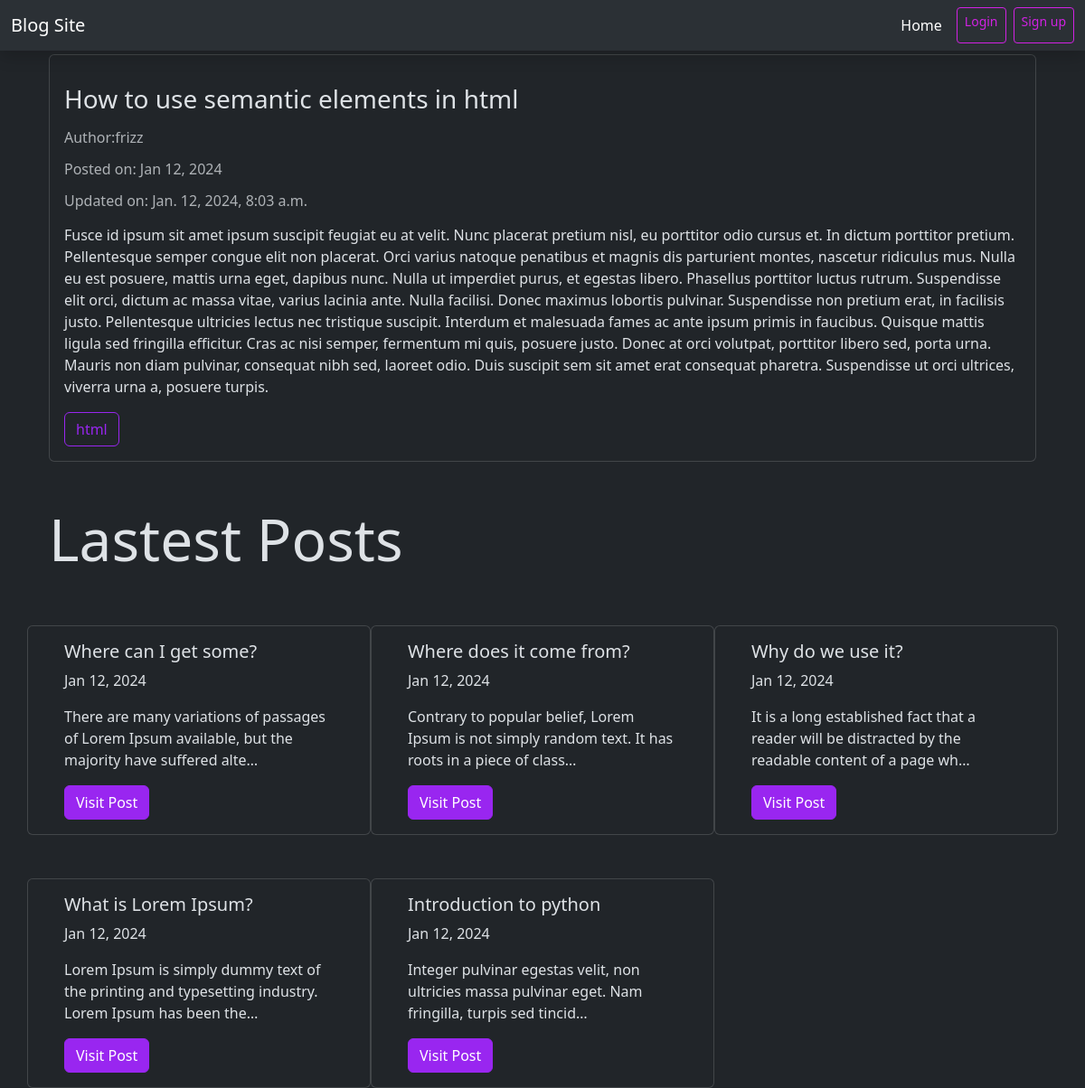
/blog/how-to-use-semantic-elements-in-html/, run on the app's committed database.
### blog/models.py (models this page shows)
class Post(models.Model):
    title = models.CharField(max_length =255)
    body = models.TextField()
    slug = models.SlugField(max_length = 255, blank=True, default='')
    date = models.DateTimeField(auto_now_add = True, null=True)
    updated = models.DateTimeField(auto_now=True, null=True)
    author = models.ForeignKey(User, null=True, blank=True, on_delete = models.CASCADE)
    image = models.ImageField(default='',blank=True, upload_to='images')
    image_thumbnail = ImageSpecField(source='image', processors=[ResizeToFill(1200,300)], format = 'JPEG', options={'quality': 60})
    tags = TaggableManager()
    def __str__(self):
        return self.title
    """
    By overriding the save method, we can execute custom logic before
    the object is stored in the database.
    """
    def save(self, *args, **kwargs):
        self.slug = slugify(self.title)
        super().save(*args, **kwargs)
    def get_absolute_url(self):
        return reverse('blog:detail', args=[str(self.slug)])

### blog/views.py (the view)
# urls.py: path('<slug:slug>/',views.details,name='detail'),
def details(request, slug=None):
    post  = get_object_or_404(Post, slug=slug)
    content = {
        'section':'blog_detail',
        'post':post
    }
    return render(request, "blog/detail.html",content)

### blog/context_processors.py (called while the page is built)
def latest_posts(request):
    posts = Post.objects.filter().order_by('-date')[:5]
    return {'latest_posts':posts}

### templates/blog/detail.html (shortened to what this page needs)
{% extends '../base.html'%}
{% block content %}
<div class="container mb-5">
  <div class="card col-12">
    <div class="card-body">
      <h3 class="card-title mt-3">{{post}}</h3>
      {% if post.author %}
      <h6 class="card-subtitle my-3 text-body-secondary">
        Author:{{post.author}}
      </h6>
      {% endif %}
      <h6 class="card-subtitle my-3 text-body-secondary">
        Posted on: {{post.date|date:"M j, Y"}}
      </h6>
      <h6 class="card-subtitle my-3 text-body-secondary">
        Updated on: {{post.updated}}
      </h6>
      <p class="card-text">{{post.body}}</p>
      {% if post.tags %}
      <div class="btn-group" role="group" aria-label="Basic outlined example">
        {% for tag in post.tags.all %}
        <a
          href="{% url 'blog:posts_by_tag' tag.slug %}"
          class="btn btn-outline-primary"
          >{{tag}}</a
        >
        {% endfor %}
      </div>
      {% endif %}
    </div>
  </div>
</div>
{% endblock %}

### templates/blog/_post_list.html
<div class="container">
  <div class="row g-5">
    <h1 class="display-3 mt-5">Lastest Posts</h1>
    {% for post in latest_posts %}
    <div class="card col-md-4">
      <div class="card-body">
        <h5 class="card-title">{{post.title}}</h5>
        <p class="card-text">{{post.date|date:"M j, Y"}}</p>
        <p class="card-text">{{post.body|truncatechars:100}}</p>
        <a href="{{ post.get_absolute_url }}" class="btn btn-primary"
          >Visit Post</a
        >
      </div>
    </div>
    {% endfor %}
  </div>
</div>

### data on the page
Post: title "How to use semantic elements in html", author "frizz", date "Jan 12, 2024", updated "Jan. 12, 2024, 8:03 a.m.", body "Fusce id ipsum sit amet ipsum suscipit feugiat eu at velit. Nunc placerat pretium nisl, eu porttitor odio cursus et. In dictum porttitor pretium. Pellentesque semper congue elit non placerat. Orci varius natoque penatibus et magnis dis parturient montes, nascetur ridiculus mus. Nulla eu est posuere, mattis urna eget, dapibus nunc. Nulla ut imperdiet purus, et egestas libero. Phasellus porttitor luctus rutrum. Suspendisse elit orci, dictum ac massa vitae, varius lacinia ante. Nulla facilisi. Donec maximus lobortis pulvinar. Suspendisse non pretium erat, in facilisis justo. Pellentesque ultricies lectus nec tristique suscipit. Interdum et malesuada fames ac ante ipsum primis in faucibus.…"
Tag: name "html"
Post: title "Where can I get some?", date "Jan 12, 2024", body "There are many variations of passages of Lorem Ipsum available, but the majority have suffered alte…"
Post: title "Where does it come from?", date "Jan 12, 2024", body "Contrary to popular belief, Lorem Ipsum is not simply random text. It has roots in a piece of class…"
Post: title "Why do we use it?", date "Jan 12, 2024", body "It is a long established fact that a reader will be distracted by the readable content of a page wh…"
Post: title "What is Lorem Ipsum?", date "Jan 12, 2024", body "Lorem Ipsum is simply dummy text of the printing and typesetting industry. Lorem Ipsum has been the…"
Post: title "Introduction to python", date "Jan 12, 2024", body "Integer pulvinar egestas velit, non ultricies massa pulvinar eget. Nam fringilla, turpis sed tincid…"
